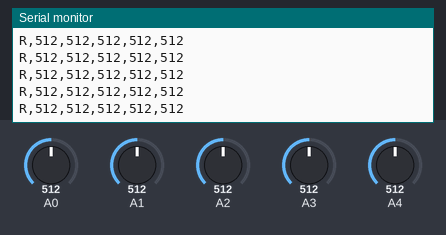
A sketch run on a simulated Arduino Uno, built with avr-gcc and run on an emulated ATmega328P. On the bench: the last lines printed to the serial monitor. The test bench sets the inputs (shaded band); at power-on: A0 = 512, A1 = 512, A2 = 512, A3 = 512, A4 = 512.

Above: at 1.2 s.
1.3 s: A0 set to 107
At 1.8 s:
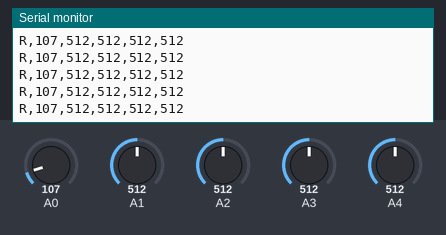
4.3 s: A0 set to 90
At 5.3 s:
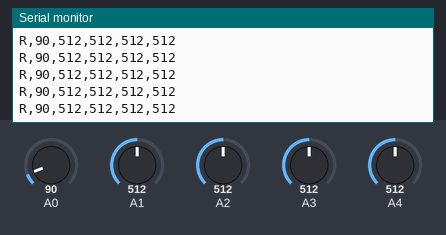
Timing chart, 0 to 7.3 s (numbered marks = the images above; inputs shaded):
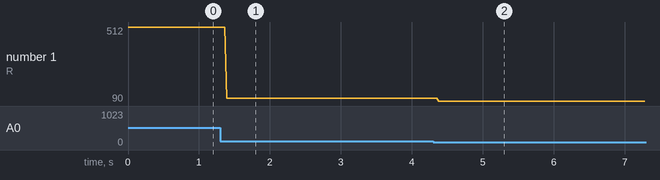

The sketch:

flexresistorsright.ino
```cpp
void setup() {
  Serial.begin(9600);
}

void loop() {
  // put your main code here, to run repeatedly:
  int sensorValue0 = analogRead(A0);
  int sensorValue1 = analogRead(A1);
  int sensorValue2 = analogRead(A2);
  int sensorValue3 = analogRead(A3);
  int sensorValue4 = analogRead(A4);
  Serial.print("R,");
  Serial.print(sensorValue0);
  Serial.print(",");
  Serial.print(sensorValue1);
  Serial.print(",");
  Serial.print(sensorValue2);
  Serial.print(",");
  Serial.print(sensorValue3);
  Serial.print(",");
  Serial.println(sensorValue4);
  delay(1);
}
```

Measured:
- after the input at 1.3 s, the serial monitor: prints a new line after 0.09 s (image 1)
- after the input at 4.3 s, the serial monitor: prints a new line after 0.08 s (image 2)
- plotted number 1: 512 → 107 after the input at 1.3 s, 107 → 90 after the input at 4.3 s
